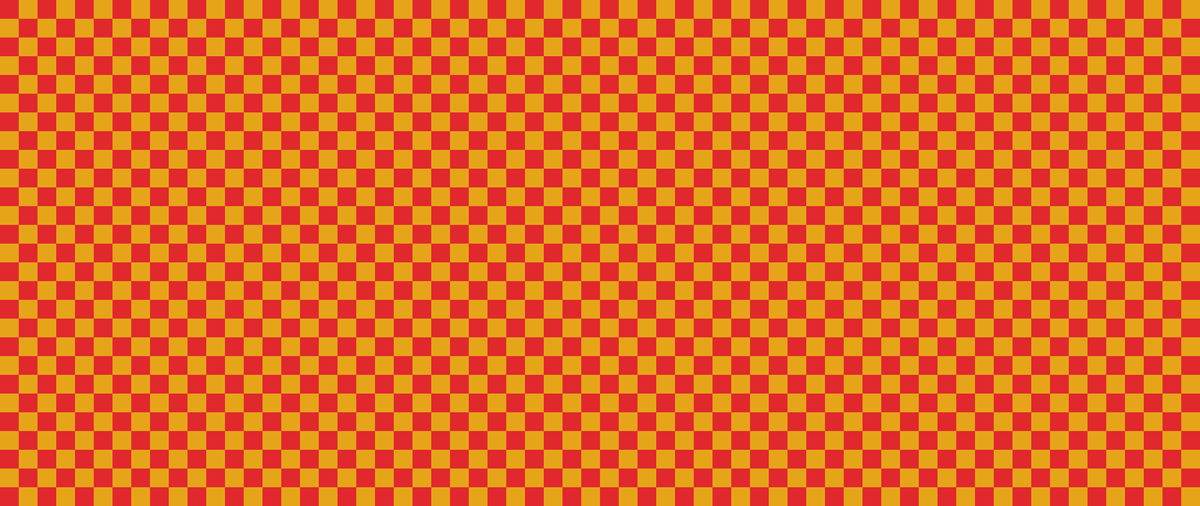
Frame 1 (no input)
Frame 2 (the mouse pressed at the canvas centre, redrawn once): identical to frame 1, image omitted

The Processing sketch that drew this single still picture (run headless with seeded random() and noise(); the mouse was pressed at the canvas centre and the sketch redrawn once):

// Processing sketch: speed_racer
// ── speed_racer.pde

final color PAPER = color(230, 165, 25);
final color INK = color(225, 40, 45);

final int SIZE = 40;


void setup() {
  size(2560, 1080);
  noLoop();
}


void draw() {
  background(PAPER);
  
  fill(INK);
  noStroke();
  
  for (int i=0; i<width/SIZE; i++) {
    for (int j=0; j<height/SIZE; j++) {
      if ((i+j)%2 == 0) {
        rect(i*SIZE, j*SIZE, SIZE, SIZE);
      }
    }
  }
  
  save("speed-racer.png");
}
